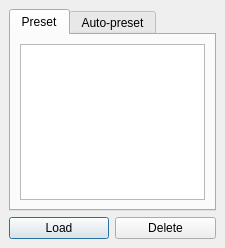
<ui version="4.0" >
 <class>PresetEditor</class>
 <widget class="QDialog" name="PresetEditor" >
  <property name="geometry" >
   <rect>
    <x>0</x>
    <y>0</y>
    <width>225</width>
    <height>248</height>
   </rect>
  </property>
  <property name="windowTitle" >
   <string>Preset Editor</string>
  </property>
  <property name="modal" >
   <bool>false</bool>
  </property>
  <layout class="QGridLayout" >
   <property name="margin" >
    <number>9</number>
   </property>
   <property name="spacing" >
    <number>6</number>
   </property>
   <item row="1" column="0" >
    <widget class="QPushButton" name="loadButton" >
     <property name="text" >
      <string>Load</string>
     </property>
    </widget>
   </item>
   <item row="1" column="1" >
    <widget class="QPushButton" name="deleteButton" >
     <property name="text" >
      <string>Delete</string>
     </property>
    </widget>
   </item>
   <item row="0" column="0" colspan="2" >
    <widget class="QTabWidget" name="tabWidget" >
     <property name="currentIndex" >
      <number>0</number>
     </property>
     <widget class="QWidget" name="tab" >
      <attribute name="title" >
       <string>Preset</string>
      </attribute>
      <layout class="QVBoxLayout" >
       <property name="margin" >
        <number>9</number>
       </property>
       <property name="spacing" >
        <number>6</number>
       </property>
       <item>
        <widget class="QListWidget" name="presetListWidget" />
       </item>
      </layout>
     </widget>
     <widget class="QWidget" name="tab_2" >
      <attribute name="title" >
       <string>Auto-preset</string>
      </attribute>
      <layout class="QVBoxLayout" >
       <property name="margin" >
        <number>9</number>
       </property>
       <property name="spacing" >
        <number>6</number>
       </property>
       <item>
        <widget class="QListWidget" name="autoPresetListWidget" >
         <property name="editTriggers" >
          <set>QAbstractItemView::NoEditTriggers</set>
         </property>
        </widget>
       </item>
      </layout>
     </widget>
    </widget>
   </item>
  </layout>
 </widget>
 <layoutdefault spacing="6" margin="11" />
 <pixmapfunction>qPixmapFromMimeSource</pixmapfunction>
 <resources/>
 <connections/>
</ui>
